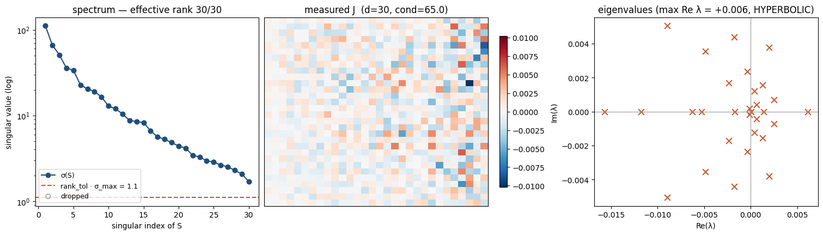
#> input picture manuscript_figures/fig3a_k562_essential_diagnostics.png, 823 x 235 px, shrunk from 1511 x 431 before the run
$ python 22_fig1_and_fig3_composites.py
#> lines starting #> are read from the running program, lines starting #| are printed output that depends on the picture
"""Composites for Fig. 1 (K562 + RPE1 identification) and Fig. 3 (linearity power).

Fig. 1 combines existing K562/RPE1 diagnostic panels into a single figure the
manuscript references as `fig1_measurements.png`.

Fig. 3 combines the three linearity-diagnostic panels (real-scale positive
control, rejection-power surface, κ-range sweep) into `fig3_linearity_power.png`.

Both use existing PNGs from `manuscript_figures/`, so runtime is essentially
just PIL/matplotlib rendering.
"""
import matplotlib.pyplot as plt
import matplotlib.image as mpimg
from pathlib import Path

OUT = Path(__file__).resolve().parents[1] / "manuscript_figures"

def compose(files_and_titles, out_path, suptitle, layout, figsize):
#> called with layout = (2, 2), figsize = (14, 10.5)
    fig, axes = plt.subplots(*layout, figsize=figsize, constrained_layout=True)
    axes_flat = axes.flatten() if hasattr(axes, "flatten") else [axes]
    for ax, (fp, label) in zip(axes_flat, files_and_titles):
        if not fp.exists():
            ax.text(0.5, 0.5, f"MISSING: {fp.name}", ha="center", va="center",
                    transform=ax.transAxes)
            ax.axis("off"); continue
        img = mpimg.imread(str(fp))
#> img is the input picture: shape (235, 823, 4) float32; mean R, G, B, A 0.951, 0.947, 0.946, 1
        ax.imshow(img); ax.axis("off"); ax.set_title(label, fontsize=11)
    for ax in axes_flat[len(files_and_titles):]:
        ax.axis("off")
#> this loop made 0 passes
    fig.suptitle(suptitle, fontsize=12, y=1.02)
    fig.savefig(out_path, dpi=130, bbox_inches="tight")
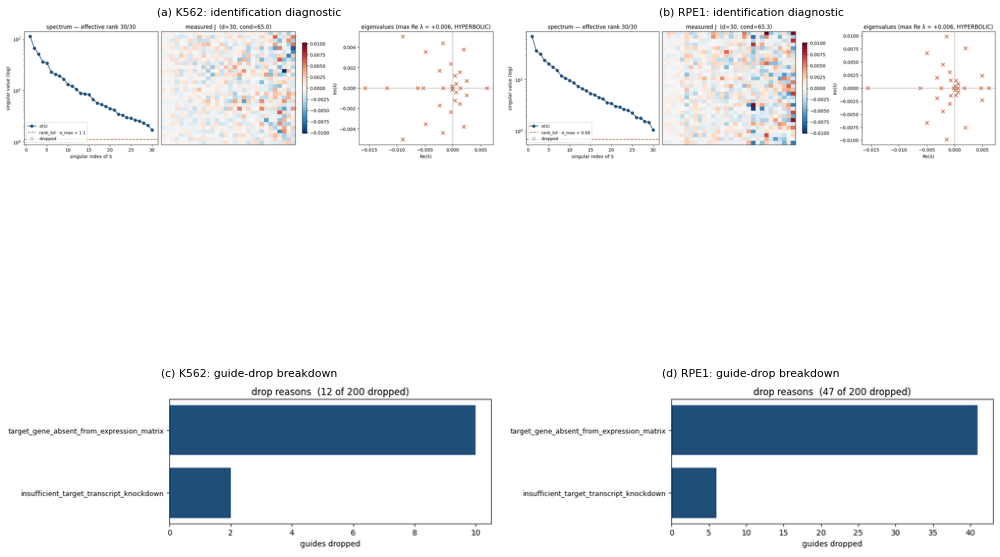
#> figure drawn by matplotlib, 4 panels
    plt.close(fig)
    print(f"wrote {out_path}")

# --- Fig 1: K562 + RPE1 identification ---
compose(
    files_and_titles=[
        (OUT / "fig3a_k562_essential_diagnostics.png", "(a) K562: identification diagnostic"),
        (OUT / "fig4a_rpe1_essential_diagnostics.png", "(b) RPE1: identification diagnostic"),
        (OUT / "fig3b_k562_essential_drops.png",       "(c) K562: guide-drop breakdown"),
        (OUT / "fig4b_rpe1_essential_drops.png",       "(d) RPE1: guide-drop breakdown"),
    ],
    out_path=OUT / "fig1_measurements.png",
    suptitle="Fig. 1 — Identification on the Replogle essential-gene screens. "
             "Full-rank identification (K562 30/30, RPE1 30/30) at rank_tol=1e-2.",
    layout=(2, 2), figsize=(14, 10.5),
)

# --- Fig 3: linearity-diagnostic power ---
compose(
    files_and_titles=[
        (OUT / "figS10_realscale_positive_control.png", "(a) Matched-scale linear positive control"),
        (OUT / "figS12_rejection_power_surface.png",    "(b) Rejection-power surface (sat=0.5)"),
        (OUT / "figS11_kappa_range_sweep.png",          "(c) κ-range sweep"),
    ],
    out_path=OUT / "fig3_linearity_power.png",
    suptitle="Fig. 3 — Linearity-diagnostic power. Panels drawn from the "
             "same synthetic-linear-under-Replogle-geometry sweeps as Figs. S10–S12.",
    layout=(1, 3), figsize=(18, 5.6),
)
#> call 2 of compose, with layout = (1, 3), figsize = (18, 5.6)
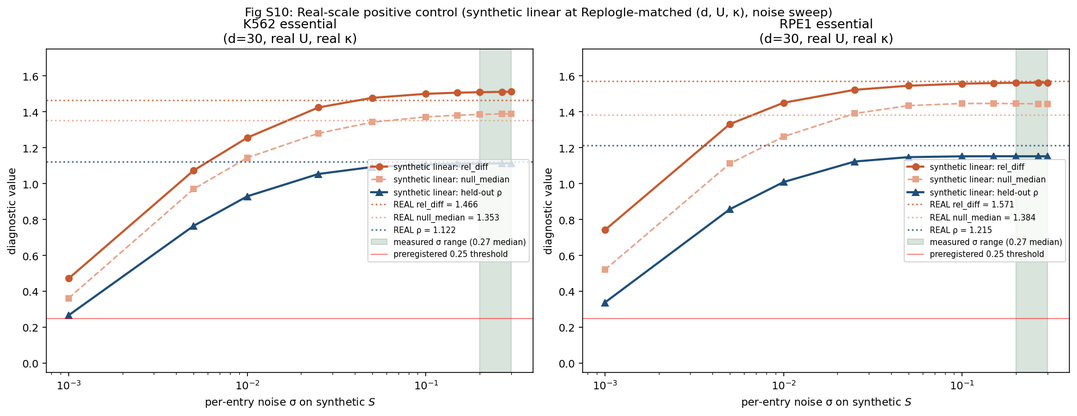
#> input picture manuscript_figures/figS10_realscale_positive_control.png, 1077 x 416 px, shrunk from 1976 x 764 before the run
#> in compose, img is the input picture: shape (416, 1077, 4) float32; mean R, G, B, A 0.962, 0.959, 0.957, 1
